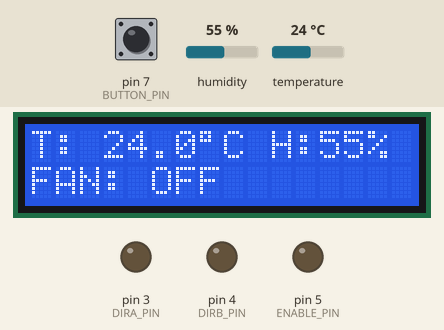
Simulated run of this sketch. Board: Arduino Uno, built with avr-gcc and run on an emulated ATmega328P. Shown: 16×2 character LCD, output pins drawn as LEDs (lit = HIGH). The inputs (shaded band) are chosen by the test bench; at power-on: temperature 24 °C, pin 7 (BUTTON_PIN) HIGH, humidity 55 %. What the sketch prints to the serial monitor is not drawn.

Above: at 2.2 s.
2.3 s: temperature set to 27 °C
At 3.4 s:
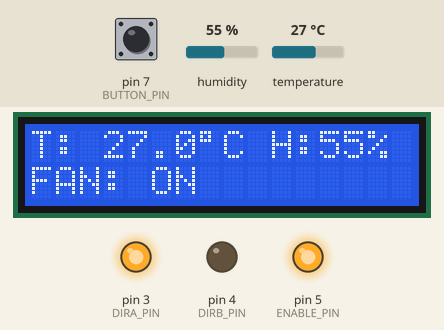
5.0 s: pin 7 (BUTTON_PIN) pulled LOW for 2.35 s
At 7.5 s:
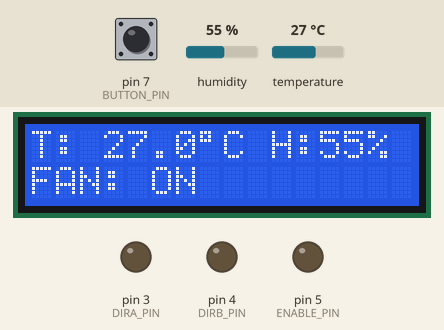
9.1 s: temperature set to 12 °C
At 10.3 s:
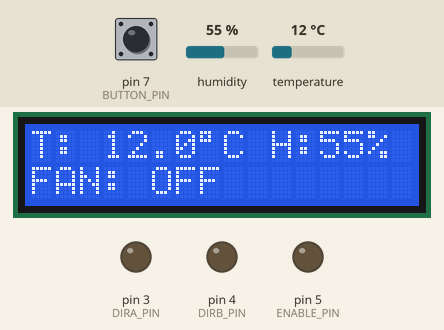
11.8 s: humidity set to 22 %
At 14.2 s:
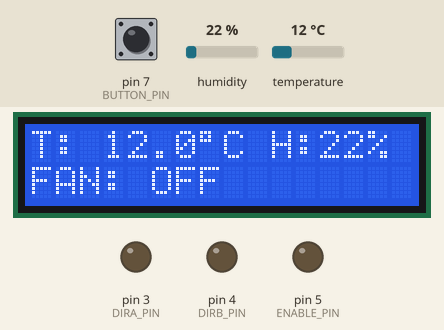
15.2 s: humidity set to 40 %
At 16.7 s:
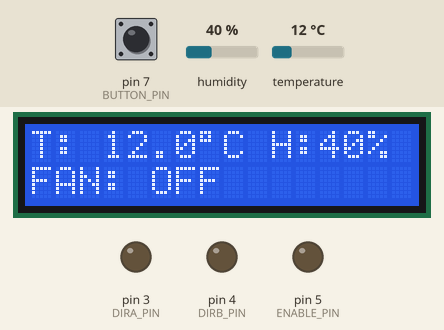
Timing chart, 0 to 18.2 s (numbered marks = the images above; inputs shaded):
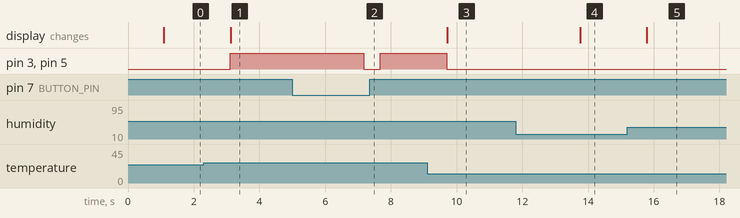

The sketch:

main.ino
```cpp
#include <DHT.h>
#include <LiquidCrystal.h>

#define DHT_SENSOR_PIN 2
#define DHT_SENSOR_TYPE DHT11
#define BUTTON_PIN 7
#define ENABLE_PIN 5
#define DIRA_PIN 3
#define DIRB_PIN 4

const float TEMPERATURE_THRESHOLD = 25.0;

DHT dht(DHT_SENSOR_PIN, DHT_SENSOR_TYPE);

LiquidCrystal lcd(8, 9, 10, 11, 12, 13);

bool fan_on = false;

const long debounceDelay = 50;
long lastDebounceTime = 0;
int lastButtonState = HIGH;

void setup() {
  Serial.begin(9600);
  Serial.println("Fan Control System Initializing...");

  pinMode(ENABLE_PIN, OUTPUT);
  pinMode(DIRA_PIN, OUTPUT);
  pinMode(DIRB_PIN, OUTPUT);

  pinMode(BUTTON_PIN, INPUT_PULLUP);

  lcd.begin(16, 2);
  lcd.print("Fan Control");
  lcd.setCursor(0, 1);
  lcd.print("Init...");

  delay(1000);

  dht.begin();
  lcd.clear();
}

void loop() {

  float humidity = dht.readHumidity();
  float temperature = dht.readTemperature();

  if (isnan(temperature) || isnan(humidity)) {
    lcd.clear();
    lcd.print("Error reading DHT");
    Serial.println("Error reading DHT sensor.");
    return;
  }

  int currentButtonState = digitalRead(BUTTON_PIN);

  if (currentButtonState != lastButtonState) {
    lastDebounceTime = millis();
  }

  if ((millis() - lastDebounceTime) > debounceDelay) {
    if (currentButtonState == LOW) {
      fan_on = false;

      digitalWrite(ENABLE_PIN, LOW);
      digitalWrite(DIRA_PIN, LOW);
      digitalWrite(DIRB_PIN, LOW);

      Serial.println("Button pressed! Fan reset to OFF.");

      delay(500);
    }
  }

  lastButtonState = currentButtonState;

  if (temperature > TEMPERATURE_THRESHOLD && !fan_on) {
    digitalWrite(ENABLE_PIN, HIGH);
    fan_on = true;

    digitalWrite(DIRA_PIN, HIGH);
    digitalWrite(DIRB_PIN, LOW);

    Serial.print("Fan ON: Temperature > ");
    Serial.print(TEMPERATURE_THRESHOLD);
    Serial.println("C");

  } else if (temperature <= TEMPERATURE_THRESHOLD && fan_on) {
    digitalWrite(ENABLE_PIN, LOW);
    fan_on = false;

    digitalWrite(DIRA_PIN, LOW);
    digitalWrite(DIRB_PIN, LOW);

    Serial.print("Fan OFF: Temperature <= ");
    Serial.print(TEMPERATURE_THRESHOLD);
    Serial.println("C");
  }


  lcd.setCursor(0, 0);
  lcd.print("T: ");
  lcd.print(temperature, 1);
  lcd.print((char)223);
  lcd.print("C H:");
  lcd.print(humidity, 0);
  lcd.print("% ");

  lcd.setCursor(0, 1);
  if (fan_on) {
    lcd.print("FAN: ON       ");
  } else {
    lcd.print("FAN: OFF      ");
  }

  delay(2000);
}
```

Measured:
- the behaviour switches between 25 and 26 °C on temperature (found by bisection; images 0 and 1)
- after the input at 2.3 s, pin 3 (DIRA_PIN), pin 5 (ENABLE_PIN): LOW → HIGH after 0.82 s; the display: changes after 0.82 s (image 1)
- after the input at 5.0 s, pin 3 (DIRA_PIN), pin 5 (ENABLE_PIN): HIGH → LOW after 2.2 s, → HIGH 0.50 s later
- after the input at 9.1 s, pin 3 (DIRA_PIN), pin 5 (ENABLE_PIN): HIGH → LOW after 0.60 s; the display: changes after 0.61 s (image 3)
- after the input at 11.8 s, the display: changes after 2.0 s (image 4)
- after the input at 15.2 s, the display: changes after 0.59 s (image 5)
